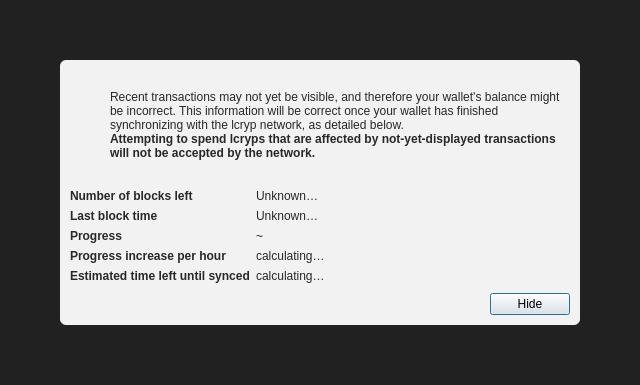
<?xml version="1.0" encoding="UTF-8"?>
<ui version="4.0">
 <class>ModalOverlay</class>
 <widget class="QWidget" name="ModalOverlay">
  <property name="geometry">
   <rect>
    <x>0</x>
    <y>0</y>
    <width>640</width>
    <height>385</height>
   </rect>
  </property>
  <property name="windowTitle">
   <string>Form</string>
  </property>
  <layout class="QVBoxLayout" name="verticalLayout" stretch="0">
   <property name="sizeConstraint">
    <enum>QLayout::SetDefaultConstraint</enum>
   </property>
   <property name="leftMargin">
    <number>0</number>
   </property>
   <property name="topMargin">
    <number>0</number>
   </property>
   <property name="rightMargin">
    <number>0</number>
   </property>
   <property name="bottomMargin">
    <number>0</number>
   </property>
   <item>
    <widget class="QWidget" name="bgWidget" native="true">
     <property name="styleSheet">
      <string notr="true">#bgWidget { background: rgba(0,0,0,220); }</string>
     </property>
     <layout class="QVBoxLayout" name="verticalLayoutMain" stretch="1">
      <property name="leftMargin">
       <number>60</number>
      </property>
      <property name="topMargin">
       <number>60</number>
      </property>
      <property name="rightMargin">
       <number>60</number>
      </property>
      <property name="bottomMargin">
       <number>60</number>
      </property>
      <item>
       <widget class="QWidget" name="contentWidget" native="true">
        <property name="styleSheet">
         <string notr="true">#contentWidget { background: rgba(255,255,255,240); border-radius: 6px; }

QLabel { color: rgb(40,40,40);  }</string>
        </property>
        <layout class="QVBoxLayout" name="verticalLayoutSub" stretch="1,0,0,0">
         <property name="spacing">
          <number>0</number>
         </property>
         <property name="leftMargin">
          <number>10</number>
         </property>
         <property name="topMargin">
          <number>10</number>
         </property>
         <property name="rightMargin">
          <number>10</number>
         </property>
         <property name="bottomMargin">
          <number>10</number>
         </property>
         <item>
          <layout class="QHBoxLayout" name="horizontalLayoutIconText" stretch="0,1">
           <property name="topMargin">
            <number>20</number>
           </property>
           <item>
            <layout class="QVBoxLayout" name="verticalLayoutIcon">
             <property name="leftMargin">
              <number>0</number>
             </property>
             <item>
              <widget class="QPushButton" name="warningIcon">
               <property name="enabled">
                <bool>false</bool>
               </property>
               <property name="text">
                <string/>
               </property>
               <property name="icon">
                <iconset>
                 <normaloff>:/icons/warning</normaloff>
                 <disabledoff>:/icons/warning</disabledoff>:/icons/warning</iconset>
               </property>
               <property name="iconSize">
                <size>
                 <width>48</width>
                 <height>48</height>
                </size>
               </property>
               <property name="flat">
                <bool>true</bool>
               </property>
              </widget>
             </item>
             <item>
              <spacer name="verticalSpacerWarningIcon">
               <property name="orientation">
                <enum>Qt::Vertical</enum>
               </property>
               <property name="sizeHint" stdset="0">
                <size>
                 <width>20</width>
                 <height>40</height>
                </size>
               </property>
              </spacer>
             </item>
            </layout>
           </item>
           <item>
            <layout class="QVBoxLayout" name="verticalLayoutInfoText">
             <property name="leftMargin">
              <number>0</number>
             </property>
             <property name="topMargin">
              <number>0</number>
             </property>
             <item>
              <widget class="QLabel" name="infoText">
               <property name="text">
                <string>Recent transactions may not yet be visible, and therefore your wallet's balance might be incorrect. This information will be correct once your wallet has finished synchronizing with the lcryp network, as detailed below.</string>
               </property>
               <property name="textFormat">
                <enum>Qt::RichText</enum>
               </property>
               <property name="wordWrap">
                <bool>true</bool>
               </property>
              </widget>
             </item>
             <item>
              <widget class="QLabel" name="infoTextStrong">
               <property name="font">
                <font>
                 <weight>75</weight>
                 <bold>true</bold>
                </font>
               </property>
               <property name="text">
                <string>Attempting to spend lcryps that are affected by not-yet-displayed transactions will not be accepted by the network.</string>
               </property>
               <property name="textFormat">
                <enum>Qt::RichText</enum>
               </property>
               <property name="wordWrap">
                <bool>true</bool>
               </property>
              </widget>
             </item>
             <item>
              <spacer name="verticalSpacerInTextSpace">
               <property name="orientation">
                <enum>Qt::Vertical</enum>
               </property>
               <property name="sizeHint" stdset="0">
                <size>
                 <width>20</width>
                 <height>40</height>
                </size>
               </property>
              </spacer>
             </item>
            </layout>
           </item>
          </layout>
         </item>
         <item>
          <spacer name="verticalSpacerAfterText">
           <property name="orientation">
            <enum>Qt::Vertical</enum>
           </property>
           <property name="sizeHint" stdset="0">
            <size>
             <width>20</width>
             <height>40</height>
            </size>
           </property>
          </spacer>
         </item>
         <item>
          <layout class="QFormLayout" name="formLayout">
           <property name="fieldGrowthPolicy">
            <enum>QFormLayout::FieldsStayAtSizeHint</enum>
           </property>
           <property name="horizontalSpacing">
            <number>6</number>
           </property>
           <property name="verticalSpacing">
            <number>6</number>
           </property>
           <property name="topMargin">
            <number>10</number>
           </property>
           <item row="0" column="0">
            <widget class="QLabel" name="labelNumberOfBlocksLeft">
             <property name="font">
              <font>
               <weight>75</weight>
               <bold>true</bold>
              </font>
             </property>
             <property name="text">
              <string>Number of blocks left</string>
             </property>
            </widget>
           </item>
           <item row="0" column="1">
            <widget class="QLabel" name="numberOfBlocksLeft">
             <property name="text">
              <string>Unknown…</string>
             </property>
            </widget>
           </item>
           <item row="1" column="0">
            <widget class="QLabel" name="labelLastBlockTime">
             <property name="font">
              <font>
               <weight>75</weight>
               <bold>true</bold>
              </font>
             </property>
             <property name="text">
              <string>Last block time</string>
             </property>
            </widget>
           </item>
           <item row="1" column="1">
            <widget class="QLabel" name="newestBlockDate">
             <property name="sizePolicy">
              <sizepolicy hsizetype="Maximum" vsizetype="Preferred">
               <horstretch>0</horstretch>
               <verstretch>0</verstretch>
              </sizepolicy>
             </property>
             <property name="text">
              <string>Unknown…</string>
             </property>
            </widget>
           </item>
           <item row="2" column="0">
            <widget class="QLabel" name="labelSyncDone">
             <property name="font">
              <font>
               <weight>75</weight>
               <bold>true</bold>
              </font>
             </property>
             <property name="text">
              <string>Progress</string>
             </property>
            </widget>
           </item>
           <item row="2" column="1">
            <layout class="QHBoxLayout" name="horizontalLayoutSync" stretch="0,1">
             <item>
              <widget class="QLabel" name="percentageProgress">
               <property name="text">
                <string notr="true">~</string>
               </property>
              </widget>
             </item>
            </layout>
           </item>
           <item row="4" column="0">
            <widget class="QLabel" name="labelProgressIncrease">
             <property name="font">
              <font>
               <weight>75</weight>
               <bold>true</bold>
              </font>
             </property>
             <property name="text">
              <string>Progress increase per hour</string>
             </property>
            </widget>
           </item>
           <item row="4" column="1">
            <widget class="QLabel" name="progressIncreasePerH">
             <property name="text">
              <string>calculating…</string>
             </property>
            </widget>
           </item>
           <item row="5" column="0">
            <widget class="QLabel" name="labelEstimatedTimeLeft">
             <property name="font">
              <font>
               <weight>75</weight>
               <bold>true</bold>
              </font>
             </property>
             <property name="text">
              <string>Estimated time left until synced</string>
             </property>
            </widget>
           </item>
           <item row="5" column="1">
            <widget class="QLabel" name="expectedTimeLeft">
             <property name="text">
              <string>calculating…</string>
             </property>
            </widget>
           </item>
          </layout>
         </item>
         <item>
          <layout class="QHBoxLayout" name="horizontalLayoutButtons">
           <property name="leftMargin">
            <number>10</number>
           </property>
           <property name="topMargin">
            <number>10</number>
           </property>
           <item>
            <spacer name="horizontalSpacer">
             <property name="orientation">
              <enum>Qt::Horizontal</enum>
             </property>
             <property name="sizeHint" stdset="0">
              <size>
               <width>40</width>
               <height>20</height>
              </size>
             </property>
            </spacer>
           </item>
           <item>
            <widget class="QPushButton" name="closeButton">
             <property name="text">
              <string>Hide</string>
             </property>
             <property name="shortcut">
              <string>Esc</string>
             </property>
             <property name="focusPolicy">
              <enum>Qt::StrongFocus</enum>
             </property>
             <property name="default">
              <bool>true</bool>
             </property>
            </widget>
           </item>
          </layout>
         </item>
        </layout>
       </widget>
      </item>
     </layout>
    </widget>
   </item>
  </layout>
 </widget>
 <resources/>
 <connections/>
</ui>
